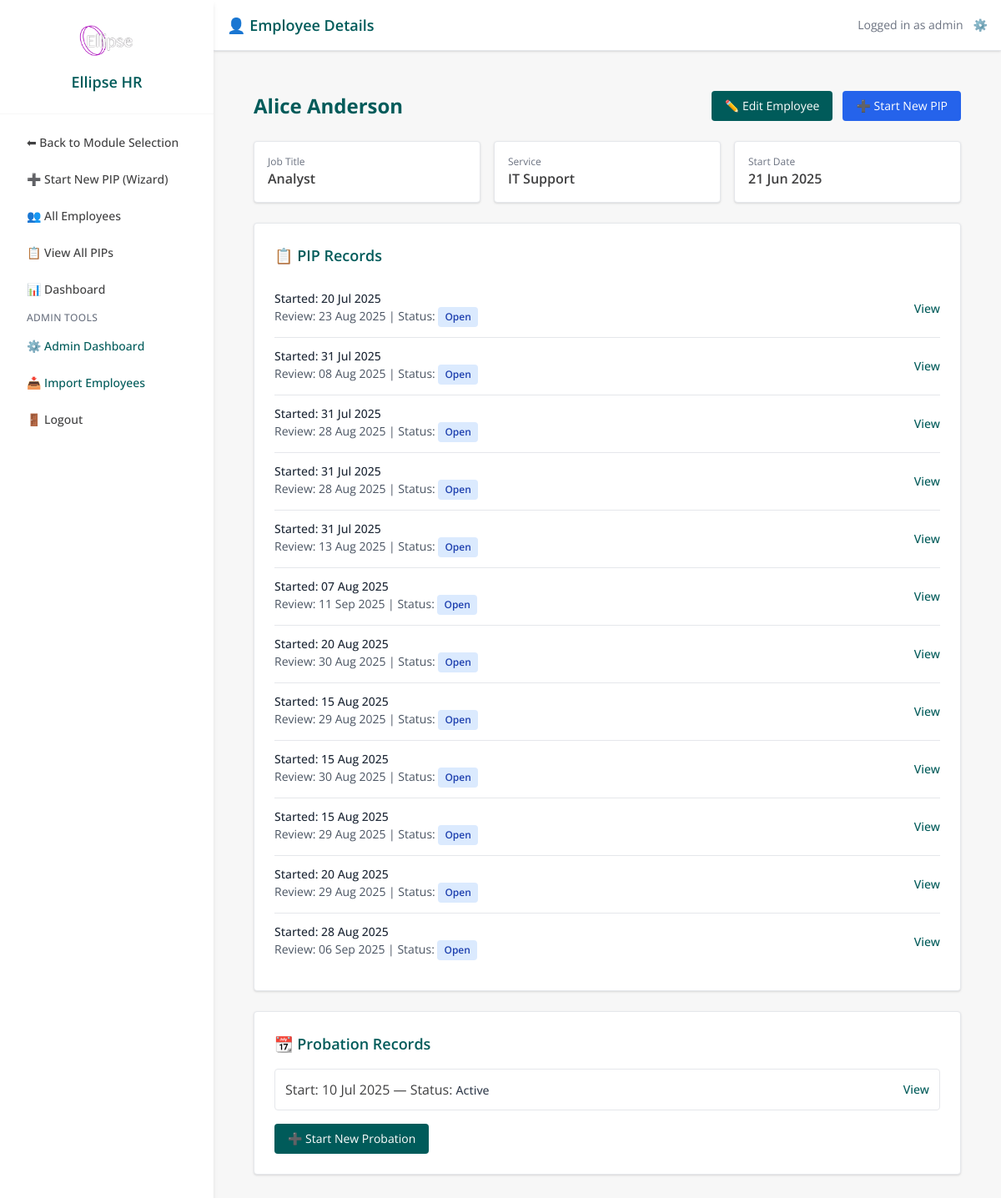
Page /employee/1 (signed in) on the earlier database version.
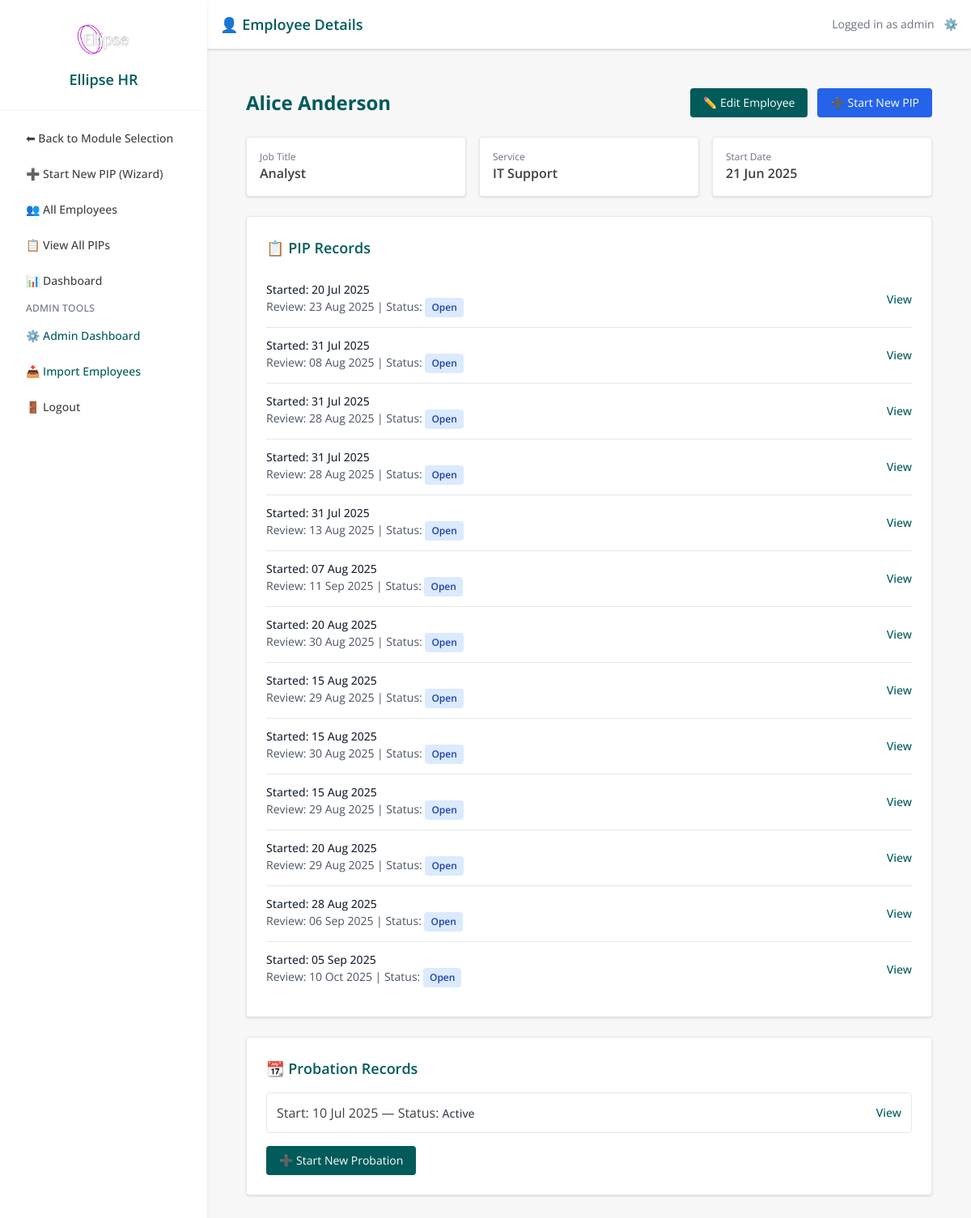
Same page on the later database version.
### models.py (models this page shows, shortened)
class User(db.Model, UserMixin):
    id = db.Column(db.Integer, primary_key=True)
    username = db.Column(db.String(80), unique=True, nullable=False)
    email = db.Column(db.String(120), unique=True, nullable=False)
    password_hash = db.Column(db.String(200), nullable=False)
    admin_level = db.Column(db.Integer, default=0)  # 0 = line mgr, 1 = admin, 2 = superuser
    team_id = db.Column(db.Integer, nullable=True)
    def is_superuser(self):
        return self.admin_level == 2

class Employee(db.Model):
    id = db.Column(db.Integer, primary_key=True)
    first_name = db.Column(db.String(100))
    last_name = db.Column(db.String(100))
    job_title = db.Column(db.String(100))
    line_manager = db.Column(db.String(100))
    service = db.Column(db.String(100))
    start_date = db.Column(db.Date)
    team_id = db.Column(db.Integer)
    email = db.Column(db.String(120), nullable=True)
    pips = db.relationship('PIPRecord', back_populates='employee', lazy=True)

class PIPRecord(db.Model):
    __tablename__ = 'pip_record'
    id = db.Column(db.Integer, primary_key=True)
    employee_id = db.Column(db.Integer, db.ForeignKey('employee.id'), nullable=False)
    assigned_to = db.Column(db.Integer, db.ForeignKey('user.id'), nullable=True)  # NEW
    concerns = db.Column(db.Text, nullable=False)
    start_date = db.Column(db.Date, nullable=False)
    review_date = db.Column(db.Date, nullable=False)
    meeting_notes = db.Column(db.Text)
    status = db.Column(db.String(20), default='Open')
    created_by = db.Column(db.String(100))
    created_at = db.Column(db.DateTime, default=datetime.utcnow)
    last_updated = db.Column(db.DateTime, default=datetime.utcnow, onupdate=datetime.utcnow)
    ai_advice = db.Column(db.Text)
    ai_advice_generated_at = db.Column(db.DateTime)
    capability_meeting_date = db.Column(db.DateTime, nullable=True)
    capability_meeting_time = db.Column(db.String, nullable=True)
    capability_meeting_venue = db.Column(db.String, nullable=True)
    concern_category = db.Column(db.String(100))
    severity = db.Column(db.String(50))
    frequency = db.Column(db.String(50))
    tags = db.Column(db.Text)
    ai_summary = db.Column(db.Text, nullable=True)
    ai_action_suggestions = db.Column(JSON, nullable=True)
    ai_next_up = db.Column(JSON, nullable=True)
    ai_actions_accepted = db.Column(JSON, nullable=True)
    outcome_status = db.Column(db.String(50), nullable=True)  # e.g., Successful, Extended, Unsuccessful
    outcome_notes = db.Column(db.Text, nullable=True)
    employee = db.relationship('Employee', back_populates='pips')
    assignee = db.relationship('User', backref='assigned_pips')  # NEW
    action_items = db.relationship(
        'PIPActionItem',
        back_populates='pip_record',
        cascade='all, delete-orphan',
        lazy=True
    )
    timeline_events = db.relationship(
        'TimelineEvent',
        back_populates='pip_record',
        cascade='all, delete-orphan',
        lazy=True
    )

class ProbationRecord(db.Model):
    id = db.Column(db.Integer, primary_key=True)
    employee_id = db.Column(db.Integer, db.ForeignKey('employee.id'), nullable=False)
    start_date = db.Column(db.Date, nullable=False)
    expected_end_date = db.Column(db.Date, nullable=False)
    status = db.Column(db.String(50), default="Active")  # Active, Extended, Completed, Failed
    notes = db.Column(db.Text)
    created_at = db.Column(db.DateTime, default=datetime.utcnow)
    last_updated = db.Column(db.DateTime, default=datetime.utcnow, onupdate=datetime.utcnow)
    reviews = db.relationship('ProbationReview', backref='probation', lazy=True, cascade="all, delete-orphan")
    plans = db.relationship('ProbationPlan', backref='probation', lazy=True, cascade="all, delete-orphan")
    employee = db.relationship('Employee', backref=db.backref('probation_records', lazy=True))

### app.py (the view)
@app.route('/employee/<int:employee_id>')
@login_required
def employee_detail(employee_id):
    employee = Employee.query.options(db.joinedload(Employee.pips)).get_or_404(employee_id)
    if current_user.admin_level == 0 and employee.team_id != current_user.team_id:
        flash('Access denied')
        return redirect(url_for('dashboard'))
    return render_template('employee_detail.html', employee=employee)

### app.py (called while the page is built)
@app.context_processor
def inject_module():
    return dict(active_module=session.get('active_module'))

@app.context_processor
def inject_csrf_token():
    return dict(csrf_token=generate_csrf)

@login_manager.user_loader
def load_user(user_id):
    return db.session.get(User, int(user_id))

@app.before_request
def set_active_module():
    path = request.path.lower()
    if path.startswith('/pip/') or \
       path.startswith('/employee/') or \
       path in ['/dashboard', '/pip_list', '/employee/list', '/employee/add', '/pip/select-employee']:
        session['active_module'] = 'PIP'
    elif path.startswith('/probation/'):
        session['active_module'] = 'Probation'
    elif path == '/':
        session.pop('active_module', None)

@app.context_processor
def inject_csrf_token():
    return dict(csrf_token=generate_csrf)

### templates/employee_detail.html (shortened to what this page needs)
{% extends "base.html" %}
{% block page_title %}👤 Employee Details{% endblock %}
{% block content %}
<div class="max-w-5xl mx-auto p-6 space-y-6">
  <div class="flex justify-between items-center">
    <h1 class="text-2xl font-bold text-ellipse-teal">
      {{ employee.first_name }} {{ employee.last_name }}
    </h1>
    <div class="flex gap-3">
      <a href="{{ url_for('edit_employee', employee_id=employee.id) }}"
         class="inline-flex items-center bg-ellipse-teal text-white px-4 py-2 rounded hover:bg-ellipse-hover text-sm">
        ✏️ Edit Employee
      </a>
      <button onclick="openPipModal()" class="inline-flex items-center bg-blue-600 text-white px-4 py-2 rounded hover:bg-blue-700 text-sm">
        ➕ Start New PIP
      </button>
    </div>
  </div>
  <div class="grid grid-cols-1 md:grid-cols-3 gap-4">
    <div class="bg-white p-4 rounded shadow border">
      <p class="text-xs text-gray-500">Job Title</p>
      <p class="text-base font-semibold">{{ employee.job_title }}</p>
    </div>
    <div class="bg-white p-4 rounded shadow border">
      <p class="text-xs text-gray-500">Service</p>
      <p class="text-base font-semibold">{{ employee.service }}</p>
    </div>
    <div class="bg-white p-4 rounded shadow border">
      <p class="text-xs text-gray-500">Start Date</p>
      <p class="text-base font-semibold">{{ employee.start_date.strftime('%d %b %Y') }}</p>
    </div>
  </div>
  <div class="bg-white p-6 rounded shadow border">
    <h2 class="text-lg font-semibold text-ellipse-teal mb-4">📋 PIP Records</h2>
    <ul class="divide-y divide-gray-200">
      {% for pip in employee.pips %}
        <li class="py-3">
          <div class="flex justify-between items-center">
            <div>
              <p class="text-sm font-medium text-gray-800">Started: {{ pip.start_date.strftime('%d %b %Y') }}</p>
              <p class="text-sm text-gray-600">
                Review: {{ pip.review_date.strftime('%d %b %Y') }} |
                Status:
                <span class="inline-block px-2 py-1 rounded text-xs font-semibold
                  {% if pip.status == 'Open' %}bg-blue-100 text-blue-800
                  {% elif pip.status == 'Completed' %}bg-green-100 text-green-800
                  {% elif pip.status == 'Closed' %}bg-gray-200 text-gray-700
                  {% else %}bg-gray-100 text-gray-600
                  {% endif %}">
                  {{ pip.status }}
                </span>
              </p>
            </div>
            <a href="{{ url_for('pip_detail', id=pip.id) }}"
               class="text-sm text-ellipse-teal hover:underline font-medium">
              View
            </a>
          </div>
        </li>
      {% else %}
        <li class="py-3 text-gray-400">No PIPs for this employee.</li>
      {% endfor %}
    </ul>
  </div>
  <div class="bg-white p-6 rounded shadow border">
    <h2 class="text-lg font-semibold text-ellipse-teal mb-4">📆 Probation Records</h2>
    {% if employee.probation_records %}
      <ul class="space-y-2">
        {% for probation in employee.probation_records %}
          <li class="flex justify-between items-center border p-3 rounded hover:bg-ellipse-light transition">
            <span>
              Start: {{ probation.start_date.strftime('%d %b %Y') }} —
              Status:
              <span class="text-sm font-medium text-gray-700">{{ probation.status }}</span>
            </span>
            <a href="{{ url_for('view_probation', id=probation.id) }}"
               class="text-sm text-ellipse-teal hover:underline font-medium">
              View
            </a>
          </li>
        {% endfor %}
      </ul>
    {% else %}
      <p class="text-gray-400 text-sm">No probation records found.</p>
    {% endif %}
    <a href="{{ url_for('create_probation', employee_id=employee.id) }}"
       class="inline-block mt-4 bg-ellipse-teal text-white px-4 py-2 rounded hover:bg-ellipse-hover text-sm">
      ➕ Start New Probation
    </a>
  </div>
</div>
{% endblock %}

### templates/base.html (shortened to what this page needs)
<!DOCTYPE html>
<html lang="en">
<head>
  <link rel="stylesheet" href="{{ url_for('static', filename='css/tokens.css') }}">
  <link rel="stylesheet" href="{{ url_for('static', filename='css/ui.css') }}">
  <script src="https://cdn.tailwindcss.com"></script>
</head>
<body class="text-ellipse-gray font-sans overflow-x-hidden {% if layout != 'fullscreen' %}bg-ellipse-light min-h-screen{% endif %}">
{% if layout != 'fullscreen' and not hide_sidebar %}
<div class="flex flex-col md:flex-row min-h-screen">
  {% if current_user.is_authenticated and active_module %}
    <aside id="sidebarMenu"
      class="w-64 bg-white shadow-md fixed top-0 left-0 h-screen overflow-y-auto z-40 transform -translate-x-full transition-transform duration-300 ease-in-out md:translate-x-0 md:block">
      <div class="p-6 border-b border-ellipse-light text-center">
        <img src="{{ url_for('static', filename='images/logo.avif') }}" alt="Ellipse HR Logo" class="h-12 w-auto mx-auto mb-3" />
        <h1 class="text-lg font-semibold text-ellipse-teal">Ellipse HR</h1>
      </div>
      <nav class="p-4 space-y-2 text-sm font-medium">
        <a href="{{ url_for('home') }}" class="block px-4 py-2 rounded hover:bg-ellipse-light text-ellipse-gray">⬅ Back to Module Selection</a>
        {% if active_module == 'PIP' %}
          <a href="{{ url_for('create_pip_wizard') }}"
             class="block px-4 py-2 rounded hover:bg-ellipse-light text-ellipse-gray {% if request.endpoint == 'create_pip_wizard' %}bg-ellipse-light font-semibold text-ellipse-teal{% endif %}">
            ➕ Start New PIP (Wizard)
          </a>
          <a href="{{ url_for('employee_list') }}" class="block px-4 py-2 rounded hover:bg-ellipse-light text-ellipse-gray">👥 All Employees</a>
          <a href="{{ url_for('pip_list') }}" class="block px-4 py-2 rounded hover:bg-ellipse-light text-ellipse-gray">📋 View All PIPs</a>
          <a href="{{ url_for('dashboard') }}" class="block px-4 py-2 rounded hover:bg-ellipse-light text-ellipse-gray">📊 Dashboard</a>
          {% endif %}
        {% if current_user.is_superuser() %}
          <div class="mt-4 mb-1 text-xs uppercase tracking-wide text-gray-500 px-4">Admin Tools</div>
          <a href="{{ url_for('admin_dashboard') }}" class="block px-4 py-2 rounded hover:bg-ellipse-light text-[#005b5a] {% if request.endpoint == 'admin_dashboard' %}bg-ellipse-light font-semibold{% endif %}">⚙️ Admin Dashboard</a>
          <a href="{{ url_for('employee_import') }}" class="block px-4 py-2 rounded hover:bg-ellipse-light text-[#005b5a] {% if request.endpoint == 'employee_import' %}bg-ellipse-light font-semibold{% endif %}">📥 Import Employees</a>
        {% endif %}
        <form action="{{ url_for('logout') }}" method="POST" class="px-4">
          <button type="submit" class="w-full text-left px-0 py-2 rounded hover:bg-ellipse-light text-ellipse-gray">🚪 Logout</button>
        </form>
      </nav>
    </aside>
  {% endif %}
{% endif %}
<main id="main" class="flex-1 {% if not hide_sidebar %}md:ml-64{% endif %}">
  {% if layout != 'fullscreen' and current_user.is_authenticated and active_module and not hide_sidebar %}
    <header class="bg-white shadow p-4 flex justify-between items-center border-b border-gray-200">
      <h2 class="text-lg font-semibold text-ellipse-teal">{% block page_title %}{% endblock %}</h2>
      <div class="flex items-center space-x-3 text-sm text-gray-500">
        <span>Logged in as {{ current_user.username }}</span>
        {% if current_user.is_superuser() %}
          <a href="{{ url_for('admin_dashboard') }}" class="text-ellipse-teal hover:text-ellipse-hover" title="Admin Tools">⚙️</a>
        {% endif %}
      </div>
    </header>
  {% endif %}
  <div class="{% if layout != 'fullscreen' %}p-4 sm:p-6 max-w-7xl mx-auto{% endif %}">
    {% block content %}{% endblock %}
  </div>
</main>
{% if layout != 'fullscreen' and not hide_sidebar %}
</div>
{% endif %}
</body>
</html>

### static/css/tokens.css (style rules this page uses)
:root { --color-brand-50: #e8f3f2; --color-brand-100: #cfe7e6; --color-brand-200: #a4d1cf; --color-brand-300: #75bbb7; --color-brand-400: #2e9e99; --color-brand-500: #008a86; --color-brand-600: #005b5a; --color-brand-700: #004746; --color-brand-800: #003635; --color-brand-900: #012929; --color-bg: #ffffff; --color-surface: #ffffff; --color-text: #111827; --color-subtle: #6b7280; --color-border: #e5e7eb; --color-success: #10b981; --color-warning: #f59e0b; --color-danger: #ef4444; --color-info: #3b82f6; --color-focus: rgba(0, 91, 90, 0.25); --space-0: 0; --space-1: 0.25rem; --space-2: 0.5rem; --space-3: 0.75rem; --space-4: 1rem; --space-5: 1.25rem; --space-6: 1.5rem; --radius-sm: 0.375rem; --radius-md: 0.5rem; --radius-lg: 0.75rem; --radius-xl: 1rem; --shadow-sm: 0 1px 2px rgba(0,0,0,0.06); --shadow-md: 0 4px 10px rgba(0,0,0,0.08); --font-sans: ui-sans-serif, system-ui, -apple-system, Segoe UI, Roboto, Inter, "Helvetica Neue", Arial, "Noto Sans", "Apple Color Emoji", "Segoe UI Emoji"; --fs-xs: 0.75rem; --fs-sm: 0.875rem; --fs-base: 1rem; --fs-lg: 1.125rem; --fs-xl: 1.25rem; }
.text-ellipse-teal { color: var(--color-brand-600); }
.bg-ellipse-teal { background-color: var(--color-brand-600); }
:where(button, [type="button"], [type="submit"], a, input, select, textarea):focus { outline: 2px solid transparent; box-shadow: 0 0 0 3px var(--color-focus); border-radius: inherit; }

### static/css/ui.css (style rules this page uses)
html, body { color: var(--color-text); background: var(--color-bg); font-family: var(--font-sans); font-size: var(--fs-base); }

### templates/base.html (style rules this page uses)
:root { --brand-primary:#005b5a; --brand-primary-600:#004746; --brand-bg:#f8fafc; --text:#111827; --muted:#6b7280; --radius:12px; }
body { color:var(--text); background:var(--brand-bg); }

Differences in the rows shown:
added PIPRecord: start_date "05 Sep 2025", review_date "10 Oct 2025", status "Open"
